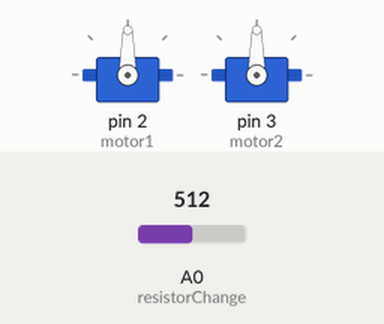
A sketch run on a simulated Arduino Uno, built with avr-gcc and run on an emulated ATmega328P. Shown: 2 × servo. The inputs (shaded band) are chosen by the test bench; at power-on: A0 (resistorChange) = 512.

Above: at 1.2 s.
1.3 s: A0 (resistorChange) set to 716
At 2.0 s:
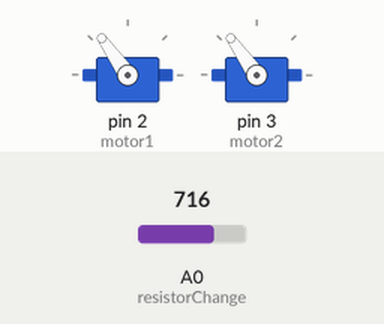
2.8 s: A0 (resistorChange) set to 900
At 3.1 s:
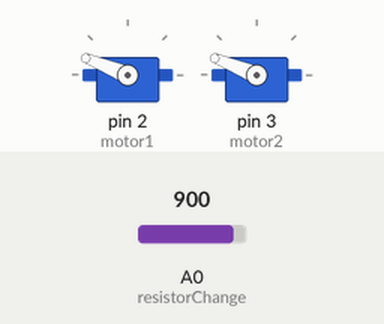
4.3 s: A0 (resistorChange) set to 1023
At 5.5 s:
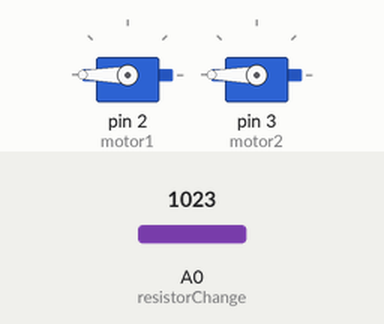
5.8 s: A0 (resistorChange) set to 306
At 6.7 s:
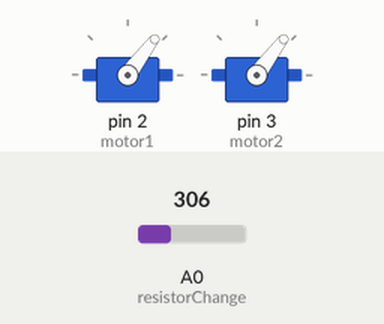
7.3 s: A0 (resistorChange) set to 122
At 7.8 s:
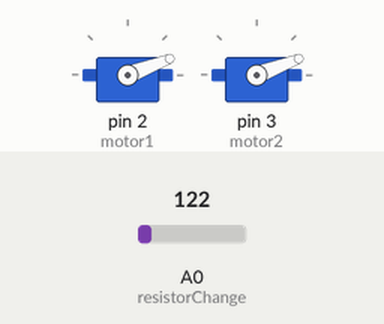
Timing chart, 0 to 9.8 s (numbered marks = the images above; inputs shaded):
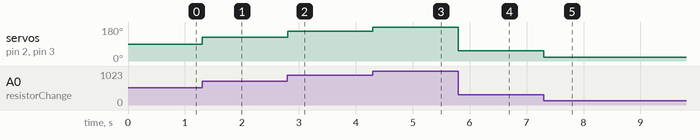

Measured:
- after the input at 1.3 s, servo on pin 2 (motor1), servo on pin 3 (motor2): 90° → 125° at once
- after the input at 2.8 s, servo on pin 2 (motor1), servo on pin 3 (motor2): 125° → 158° at once
- after the input at 4.3 s, servo on pin 2 (motor1), servo on pin 3 (motor2): 158° → 180° at once
- after the input at 5.8 s, servo on pin 2 (motor1), servo on pin 3 (motor2): 180° → 53° at once
- after the input at 7.3 s, servo on pin 2 (motor1), servo on pin 3 (motor2): 53° → 21° at once

The sketch:

Motion_feedback_system.ino
```cpp
#include <Servo.h>
Servo motor1;
Servo motor2;

int resistorValue ;
int const resistorChange = A0;


void setup() {

  motor1.attach(2);
  motor2.attach(3);
  pinMode(resistorChange, INPUT);
}

void loop() {


  resistorValue = map(analogRead(resistorChange), 0, 1023, 0, 180);
  motor1.write(resistorValue);
  motor2.write(resistorValue);

  delay(15);

}
```
